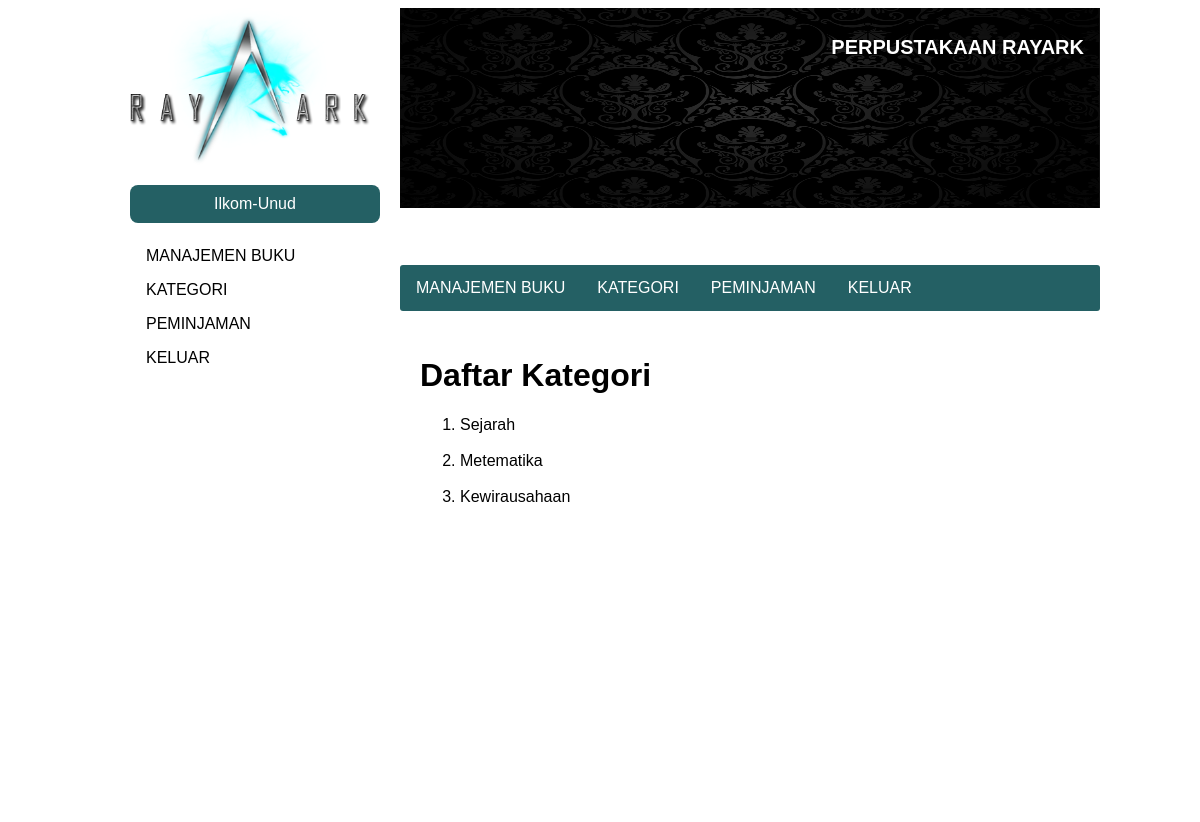
/category.php (signed in), run on the app's committed database.
### tables this page shows
CREATE TABLE `buku` (
  `id_buku` int(11) NOT NULL,
  `judul` varchar(100) NOT NULL,
  `tahun` int(11) NOT NULL,
  `penulis` varchar(100) NOT NULL,
  `ISBN` varchar(13) NOT NULL,
  `pic` varchar(100) NOT NULL,
  `kategori` varchar(32) NOT NULL,
  `rak` int(11) NOT NULL,
  `stok` int(11) NOT NULL
);

### db-con.php (called while the page is built, shortened)
<?php
class database{
	var $host = "localhost";
	var $username = "root";
	var $password = "";
	var $database = "perpustakaan";
	function __construct(){
		$this->koneksi = mysqli_connect($this->host, $this->username, $this->password,$this->database);
	}
}
?>

### category.php (the view, shortened to what this page needs)
<?php
include_once('db-con.php');
$database = new database();
$query = 'SELECT kategori FROM buku;';
$cat = mysqli_query($database->koneksi,$query);
?>
<!DOCTYPE html>
<html lang="en">
<head>
    <?php include "style.php"; ?>
    <link rel="stylesheet" href="css/kontak.css">
</head>
<body>
    <div id="main-content">
        <?php include 'header-sidebar.php';?>
        <div id="isi">
            <h1>Daftar Kategori</h1>
            <ol>
            <?php
            while($category = mysqli_fetch_assoc($cat)){
                echo "<li>".$category['kategori']."</li><br>";
            }
            ?>
            </ol>
        </div>
    </div>
</body>
</html>

### css/user.css (style rules this page uses)
body { background-color: white; }

### css/kontak.css (style rules this page uses)
* { font-family: sans-serif; }
#main-content { margin: 0 auto; width: 1000px; height: auto; }
#isi { margin-top: 8px; margin-bottom: 8px; padding: 20px; width: 660px; height: 450px; float: right; background: white; border-radius: 8px; }

### data on the page
buku: kategori "Sejarah"
buku: kategori "Metematika"
buku: kategori "Kewirausahaan"

### other printed values
$_SESSION['nama'] "Ilkom-Unud"
